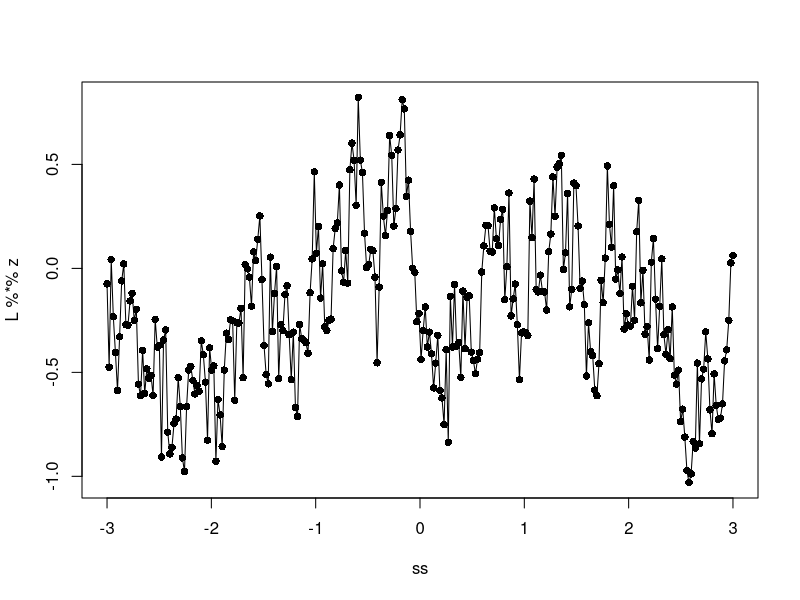
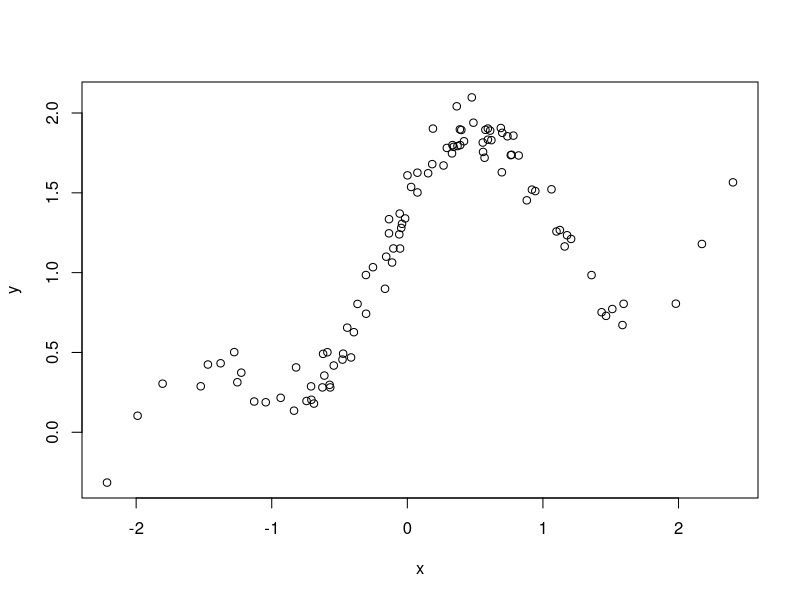
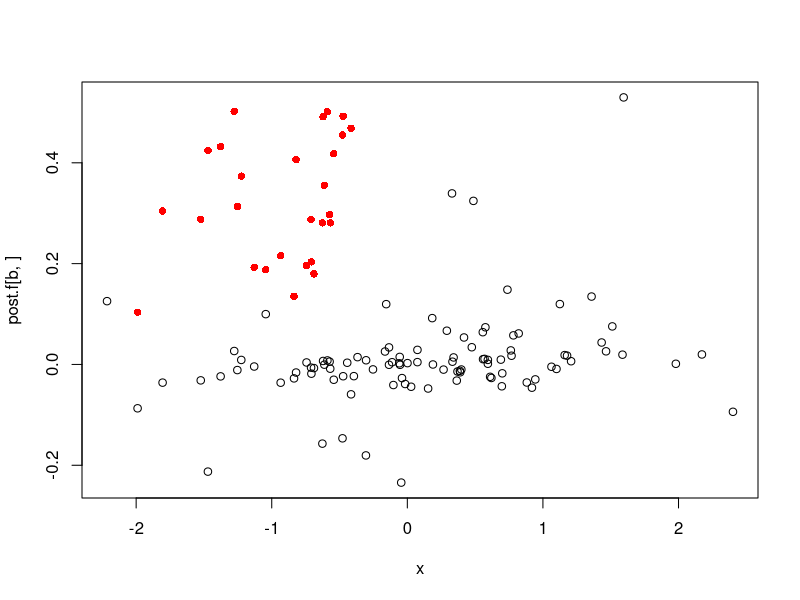
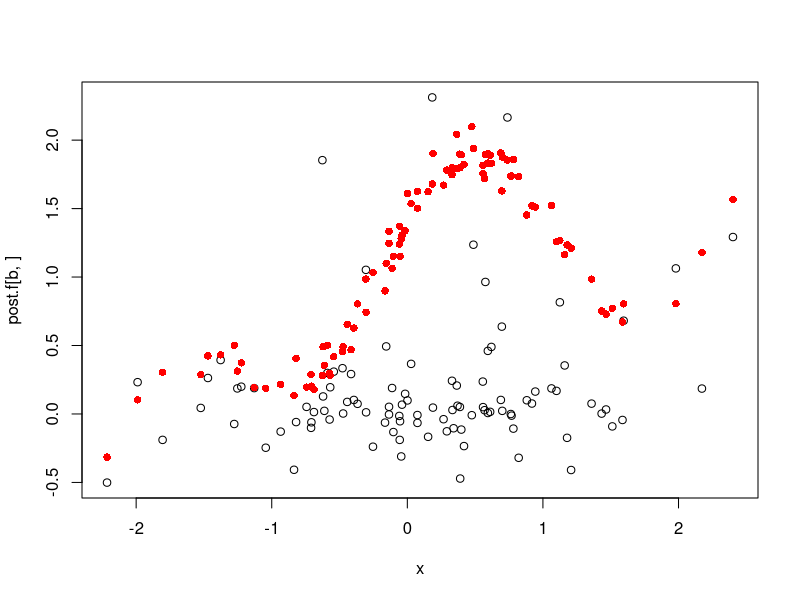
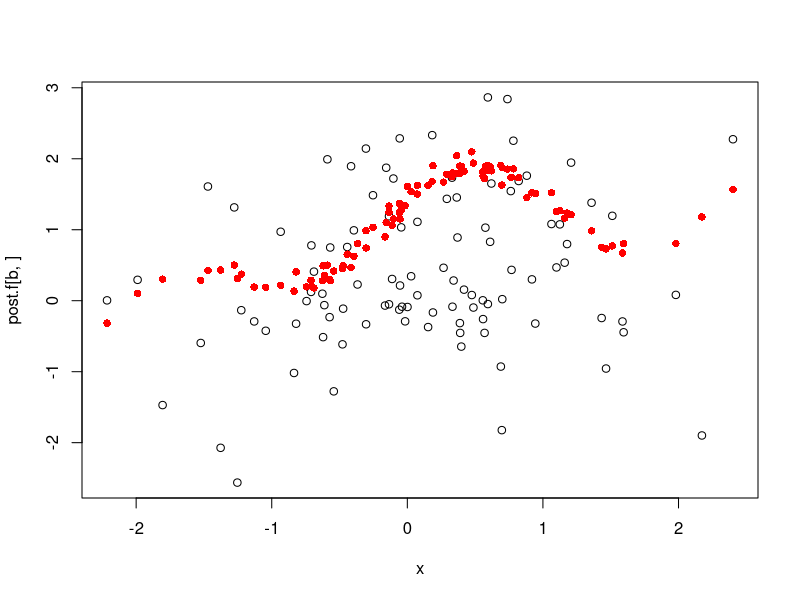
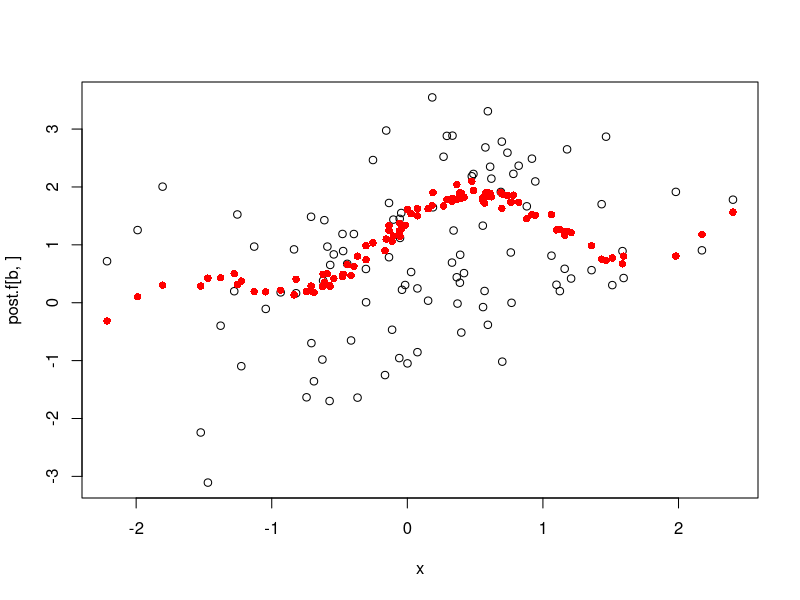
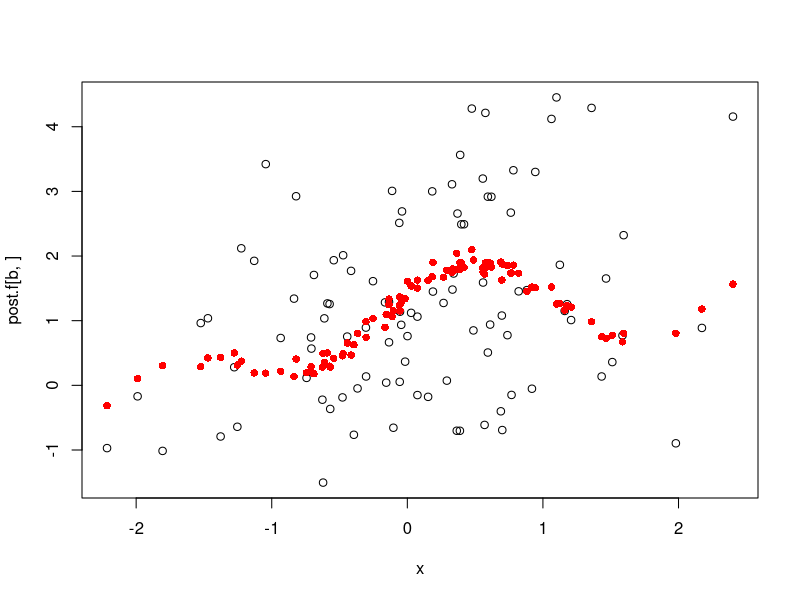
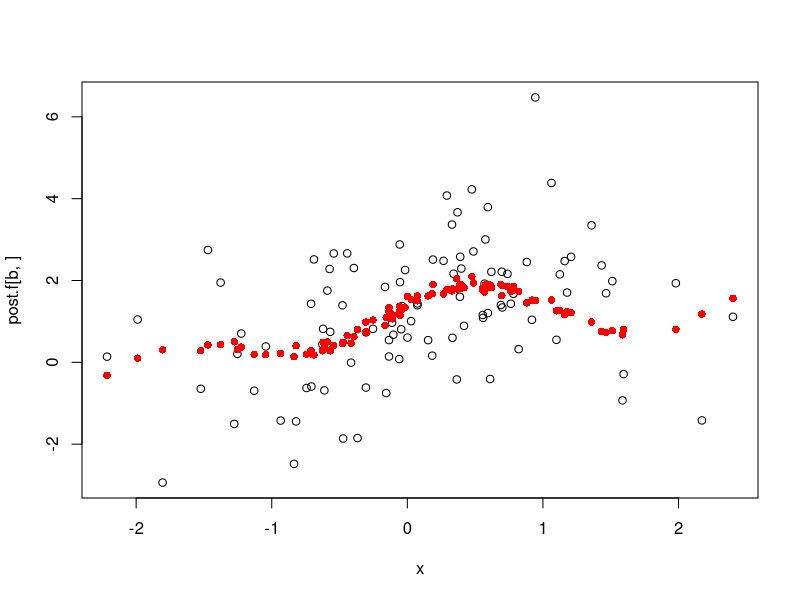

Recreate these plots in R, in order. (Note: this script raises an error after producing the figures.)
### No 1
sig2 = 1/2
phi = 1/2
alpha = 0.5

n = 300
ss = seq(-3, 3, length = n)

sigma = sig2*exp(-phi*abs(as.matrix(dist(ss, diag = TRUE, upper = TRUE)))^alpha)
L = t(chol(sigma))

z = rnorm(n)
plot(ss, L %*% z, pch = 16, type='o')



### No 2
library(MASS)
set.seed(1)
n = 100
x = rnorm(n)
sig = sqrt(0.01)
y = 0.3 + 0.4*x + 0.5*sin(2.7*x) + 1.1/(1+x^2) + rnorm(n, 0, sig)
plot(x, y)

# GP with exponential correlation function
B = 50
post.sig2 = double(B)+1
post.tau2 = double(B)+1
post.phi = double(B)+1
accept.phi = double(B)
post.mu = double(B)
post.f = matrix(0, B, n)
Dmat = as.matrix(dist(x, diag = TRUE, upper = TRUE))
H.phi = exp(-post.phi[1]*Dmat)
U.phi = chol(H.phi)
U.inv = backsolve(U.phi, diag(n))
f.phi.post = function(phi, f, mu, U.inv){
    if (phi <= 0 || phi >= 50)
        return (-Inf)
    return (sum(log(diag(U.inv)))-1/2*sum((t(f - mu) %*% U.inv)^2))
    }

for (b in 5:B){

    ll = f.phi.post(post.phi[b-1], post.f[b-1,], post.mu[b-1], U.inv)
    cand.phi = rnorm(1, post.phi[b-1], 0.5)
    cand.H.phi = exp(-cand.phi*Dmat)
    cand.U.phi = chol(cand.H.phi)
    cand.U.inv = backsolve(cand.U.phi, diag(n))
    ll.cand = f.phi.post(cand.phi, post.f[b-1,], post.mu[b-1], cand.U.inv)
    if (log(runif(1)) <= ll.cand - ll){
        post.phi[b] = cand.phi
        accept.phi[b] = 1
        H.phi = cand.H.phi
        U.inv = cand.U.inv
        }

    post.sig2[b] = 1/rgamma(1, 1 + n/2, 1 + 1/2*sum((y - post.f[b-1,])^2))
    post.tau2[b] = 1/rgamma(1, 1 + n/2, 1 + 1/2*sum((t(post.f[b-1,] - post.mu[b-1]) %*% U.inv)^2))

    vm = (1/1^2 + sum(t(U.inv) %*% U.inv) / post.tau2[b])^(-1)
    mm = vm * (0/1^2 + sum(t(U.inv) %*% U.inv %*% post.f[b-1,]) / post.tau2[b])
    post.mu[b] = rnorm(1, mm, sqrt(vm))

    A = solve(diag(n)/post.sig2[b] + t(U.inv) %*% U.inv / post.tau2[b])
    M = A %*% (y /  post.sig2[b] + post.mu[b]/post.tau2[b] * (t(U.inv) %*% U.inv) %*% (double(n)+1))
    post.f[b,] = mvrnorm(1, M, A)

    plot(x, post.f[b,])
    points(x, y, col= 'red', pch = 16)

    }




m = 100
z = seq(min(x) + 0.01, max(x) - 0.01, length = m)

